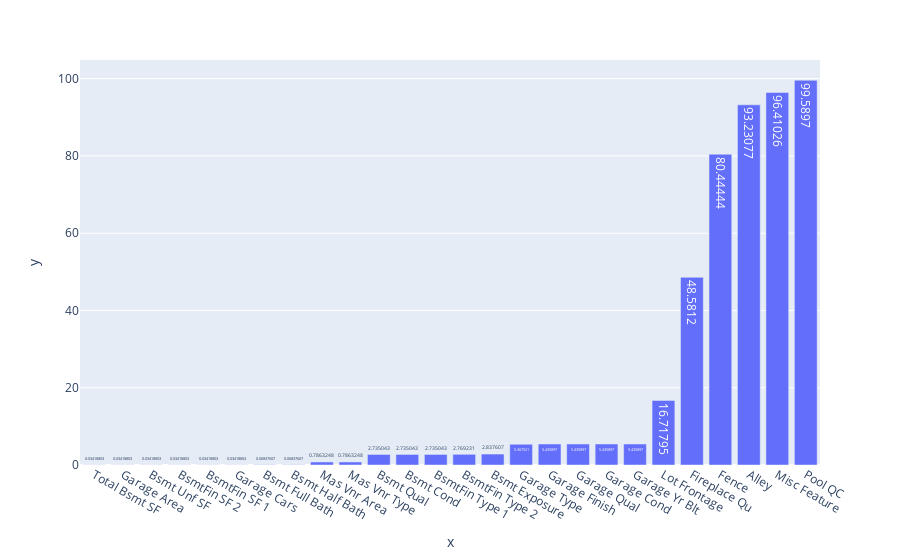

The notebook cell saved with this chart:
### Code cell
px.bar(x = percent_nan.index, y =percent_nan, text_auto=True).show()

### Figure 1 — Plotly figure (JSON) as saved in the notebook; plotly's stock layout.template omitted (floating-point values rounded to 4 significant figures)
{"data": [{"alignmentgroup": "True", "hovertemplate": "x=%{x}<br>y=%{y}<extra></extra>", "legendgroup": "", "marker": {"color": "#636efa", "pattern": {"shape": ""}}, "name": "", "offsetgroup": "", "orientation": "v", "showlegend": false, "textposition": "auto", "texttemplate": "%{y}", "type": "bar", "x": ["Total Bsmt SF", "Garage Area", "Bsmt Unf SF", "BsmtFin SF 2", "BsmtFin SF 1", "Garage Cars", "Bsmt Full Bath", "Bsmt Half Bath", "Mas Vnr Area", "Mas Vnr Type", "Bsmt Qual", "Bsmt Cond", "BsmtFin Type 1", "BsmtFin Type 2", "Bsmt Exposure", "Garage Type", "Garage Finish", "Garage Qual", "Garage Cond", "Garage Yr Blt", "Lot Frontage", "Fireplace Qu", "Fence", "Alley", "Misc Feature", "Pool QC"], "xaxis": "x", "y": [0.03419, 0.03419, 0.03419, 0.03419, 0.03419, 0.03419, 0.06838, 0.06838, 0.7863, 0.7863, 2.735, 2.735, 2.735, 2.769, 2.838, 5.368, 5.436, 5.436, 5.436, 5.436, 16.72, 48.58, 80.44, 93.23, 96.41, 99.59], "yaxis": "y"}], "layout": {"barmode": "relative", "legend": {"tracegroupgap": 0}, "margin": {"t": 60}, "xaxis": {"anchor": "y", "domain": [0, 1], "title": {"text": "x"}}, "yaxis": {"anchor": "x", "domain": [0, 1], "title": {"text": "y"}}}}
